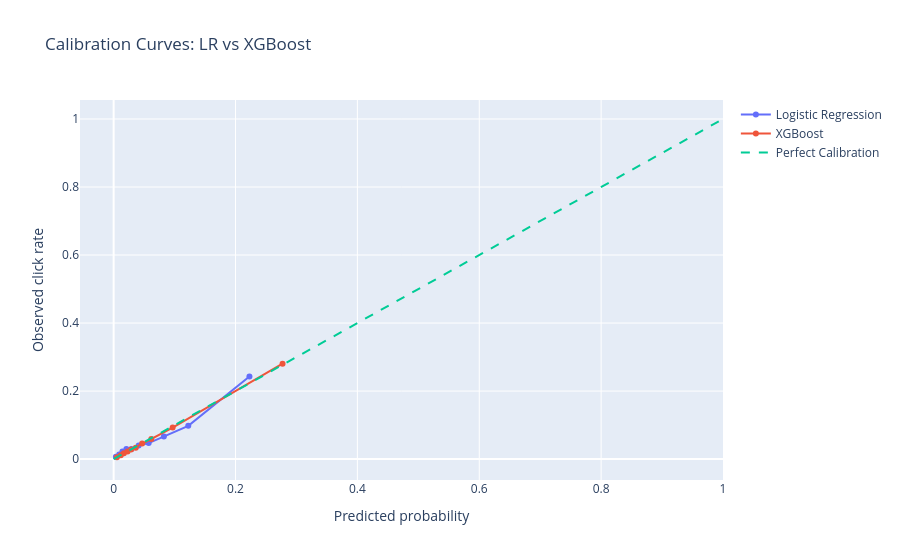

This figure's notebook cell:
### Code cell
prob_true_xgb, prob_pred_xgb = calibration_curve(y_test, xgb_proba_test, n_bins=10, strategy="quantile")

fig_cal_both = go.Figure()
fig_cal_both.add_trace(go.Scatter(x=prob_pred_lr, y=prob_true_lr, mode="lines+markers", name="Logistic Regression"))
fig_cal_both.add_trace(go.Scatter(x=prob_pred_xgb, y=prob_true_xgb, mode="lines+markers", name="XGBoost"))
fig_cal_both.add_trace(go.Scatter(x=[0, 1], y=[0, 1], mode="lines", name="Perfect Calibration", line=dict(dash="dash")))
fig_cal_both.update_layout(
    title="Calibration Curves: LR vs XGBoost",
    xaxis_title="Predicted probability",
    yaxis_title="Observed click rate",
)
fig_cal_both.show()

display(Markdown(
    "Expected pattern: LR is often better calibrated out-of-the-box, while XGBoost can be sharper/miscalibrated."
))

### Figure 1 — Plotly figure (JSON) as saved in the notebook; plotly's stock layout.template omitted (floating-point values rounded to 4 significant figures)
{"data": [{"mode": "lines+markers", "name": "Logistic Regression", "type": "scatter", "x": [0.003689, 0.009063, 0.01441, 0.02088, 0.02934, 0.04104, 0.05749, 0.08244, 0.1225, 0.2228], "y": [0.0072, 0.0132, 0.02227, 0.0296, 0.03, 0.03987, 0.0472, 0.06627, 0.09787, 0.2431]}, {"mode": "lines+markers", "name": "XGBoost", "type": "scatter", "x": [0.005389, 0.01171, 0.01682, 0.02284, 0.02859, 0.03631, 0.04675, 0.06184, 0.09683, 0.2772], "y": [0.005465, 0.01147, 0.01693, 0.02237, 0.0279, 0.03371, 0.0459, 0.05947, 0.09292, 0.2804]}, {"line": {"dash": "dash"}, "mode": "lines", "name": "Perfect Calibration", "type": "scatter", "x": [0, 1], "y": [0, 1]}], "layout": {"title": {"text": "Calibration Curves: LR vs XGBoost"}, "xaxis": {"title": {"text": "Predicted probability"}}, "yaxis": {"title": {"text": "Observed click rate"}}}}
